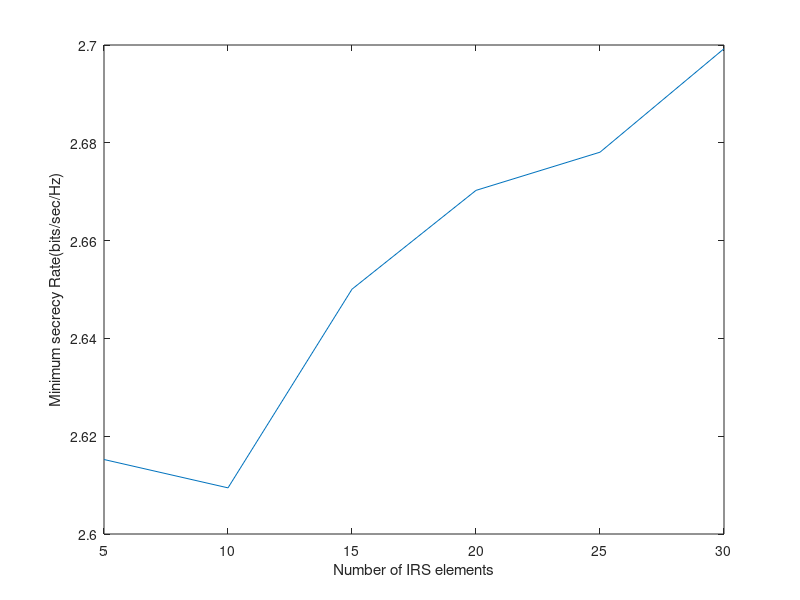

MATLAB code to generate this figure: (Note: this script raises an error after producing the figure.)
load('A1_master_list.mat')
load('A2_master_list.mat')
load('B1_master_list.mat')
load('B2_master_list.mat')
load('min_master_list.mat')

L_list = 5:5:30;

figure(1)
plot(L_list,mean(min_master_list));
xlabel('Number of IRS elements')
ylabel('Minimum secrecy Rate(bits/sec/Hz)')


% Create plots
figure(2)
t = tiledlayout(2,2);
nexttile
plot(L_list,mean(A1_master_list));
xlabel('Number of IRS elements')
ylabel('A1 secrecy Rate(bits/sec/Hz)')
nexttile
plot(L_list,mean(A2_master_list));
xlabel('Number of IRS elements')
ylabel('A2 secrecy Rate(bits/sec/Hz)')
nexttile
plot(L_list,mean(B1_master_list));
xlabel('Number of IRS elements')
ylabel('B1 secrecy Rate(bits/sec/Hz)')
nexttile
plot(L_list,mean(B2_master_list));
xlabel('Number of IRS elements')
ylabel('B2 secrecy Rate(bits/sec/Hz)')